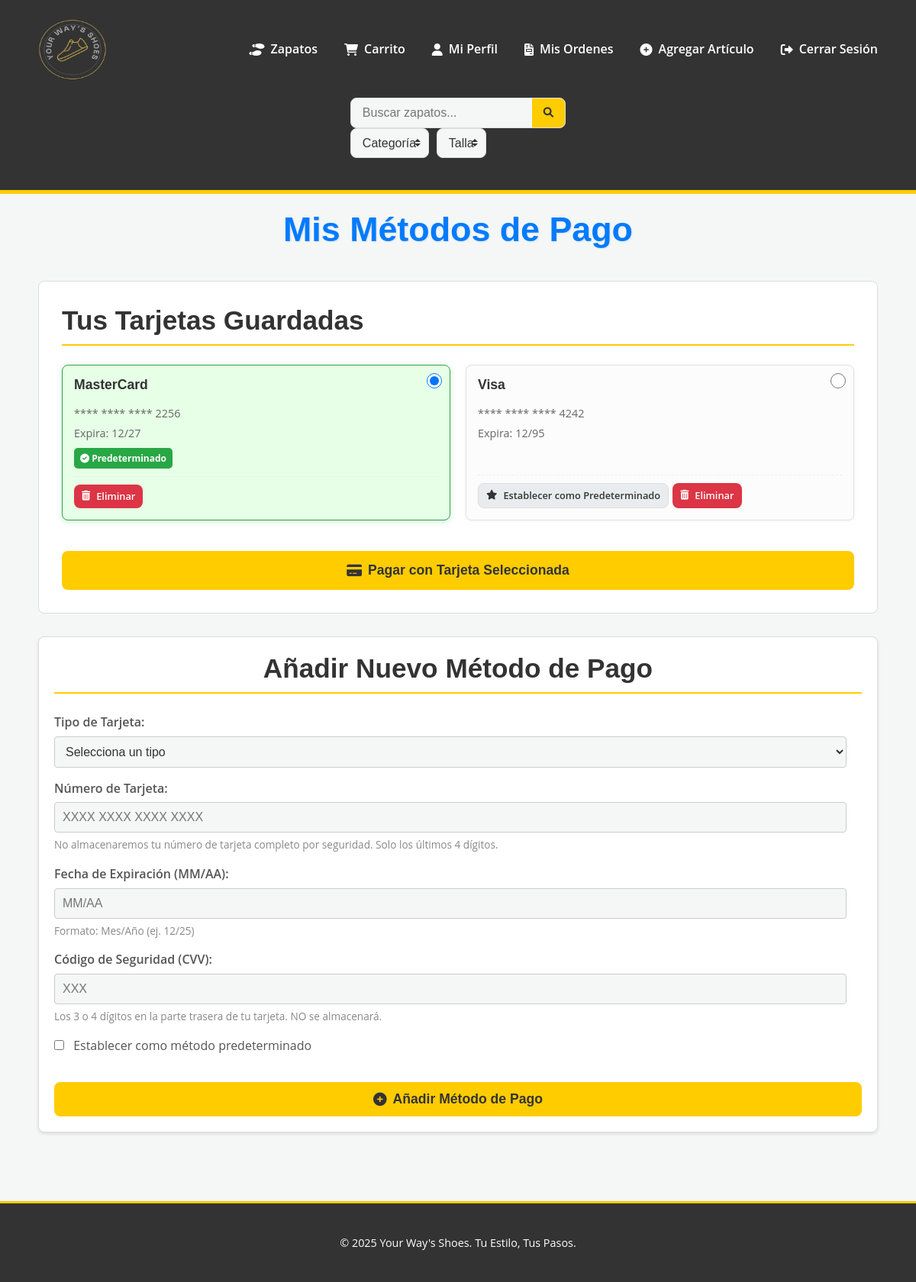
Page /metodo_pago.php (signed in) on the committed database.
### tables this page shows
CREATE TABLE `metodos_pago` (
  `id` int(11) NOT NULL,
  `usuario_id` int(11) NOT NULL,
  `tipo_tarjeta` varchar(50) NOT NULL,
  `ultimos_cuatro_digitos` varchar(4) NOT NULL,
  `mes_expiracion` int(2) NOT NULL,
  `año_expiracion` int(4) NOT NULL,
  `token_pago` varchar(255) DEFAULT NULL,
  `predeterminado` tinyint(1) DEFAULT 0,
  `fecha_creacion` timestamp NOT NULL DEFAULT current_timestamp()
);

### metodo_pago.php (the view, shortened to what this page needs)
<?php
require_once 'db_connection.php';
$usuario_id = $_SESSION['usuario_id'];
$metodos_pago = [];
try {
    $stmt = $pdo->prepare("SELECT id, tipo_tarjeta, ultimos_cuatro_digitos, mes_expiracion, año_expiracion, predeterminado FROM metodos_pago WHERE usuario_id = ? ORDER BY predeterminado DESC, fecha_creacion DESC");
    $stmt->execute([$usuario_id]);
    $metodos_pago = $stmt->fetchAll(PDO::FETCH_ASSOC);
} catch (PDOException $e) {
    $mensaje = "<div class='error-message'>Error al cargar métodos de pago: " . $e->getMessage() . "</div>";
    error_log("Error al cargar métodos de pago: " . $e->getMessage());
}
?>
<!DOCTYPE html>
<html lang="es">
<head>
    <link rel="stylesheet" href="style.css">
    <link rel="stylesheet" href="https://cdnjs.cloudflare.com/ajax/libs/font-awesome/6.0.0-beta3/css/all.min.css">
</head>
<body>
    <?php include 'header.php'; ?>
    <main class="container">
        <h1>Mis Métodos de Pago</h1>
        <section class="payment-methods-list card">
            <?php if (empty($metodos_pago)): ?>
                <p>No tienes ningún método de pago guardado. Por favor, añade uno a continuación.</p>
            <?php else: ?>
                <h2>Tus Tarjetas Guardadas</h2>
                <form action="metodo_pago.php" method="POST" class="select-payment-form">
                    <div class="payment-methods-grid">
                        <?php foreach ($metodos_pago as $metodo): ?>
                            <div class="payment-method-item <?php echo $metodo['predeterminado'] ? 'default-method' : ''; ?>">
                                <input type="radio"
                                            id="metodo_<?php echo htmlspecialchars($metodo['id']); ?>"
                                            name="metodo_pago_seleccionado"
                                            value="<?php echo htmlspecialchars($metodo['id']); ?>"
                                            <?php echo $metodo['predeterminado'] ? 'checked' : ''; ?>
                                            required>
                                <label for="metodo_<?php echo htmlspecialchars($metodo['id']); ?>">
                                    <h3><?php echo htmlspecialchars($metodo['tipo_tarjeta']); ?> </h3>
                                    <p>**** **** **** <?php echo htmlspecialchars($metodo['ultimos_cuatro_digitos']); ?></p>
                                    <p>Expira: <?php echo htmlspecialchars(sprintf('%02d', $metodo['mes_expiracion']) . '/' . substr($metodo['año_expiracion'], -2)); ?></p>
                                    <?php if ($metodo['predeterminado']): ?>
                                        <span class="default-badge"><i class="fas fa-check-circle"></i> Predeterminado</span>
                                    <?php endif; ?>
                                </label>
                                <div class="method-actions">
                                    <?php if (!$metodo['predeterminado']): ?>
                                        <a href="metodo_pago.php?accion=establecer_predeterminado&id=<?php echo htmlspecialchars($metodo['id']); ?>" class="btn btn-sm btn-secondary">
                                            <i class="fas fa-star"></i> Establecer como Predeterminado
                                        </a>
                                    <?php endif; ?>
                                    <a href="metodo_pago.php?accion=eliminar&id=<?php echo htmlspecialchars($metodo['id']); ?>" class="btn btn-sm btn-danger" onclick="return confirm('¿Estás seguro de que quieres eliminar este método de pago?');">
                                        <i class="fas fa-trash-alt"></i> Eliminar
                                    </a>
                                </div>
                            </div>
                        <?php endforeach; ?>
                    </div>
                    <button type="submit" class="btn btn-primary large-btn"><i class="fas fa-credit-card"></i> Pagar con Tarjeta Seleccionada</button>
                </form>
            <?php endif; ?>
        </section>
        <section class="add-payment-method-form card">
            <h2>Añadir Nuevo Método de Pago</h2>
            <form action="metodo_pago.php" method="POST">
                <div class="form-group">
                    <label for="tipo_tarjeta">Tipo de Tarjeta:</label>
                    <select id="tipo_tarjeta" name="tipo_tarjeta" required>
                        <option value="">Selecciona un tipo</option>
                    </select>
                </div>
                <div class="form-group">
                    <label for="numero_tarjeta">Número de Tarjeta:</label>
                    <input type="text" id="numero_tarjeta" name="numero_tarjeta"
                            maxlength="19" pattern="[0-9 ]{13,19}"
                            placeholder="XXXX XXXX XXXX XXXX" required
                            oninput="this.value = this.value.replace(/\D/g, '').replace(/(.{4})/g, '$1 ').trim();">
                    <small>No almacenaremos tu número de tarjeta completo por seguridad. Solo los últimos 4 dígitos.</small>
                </div>
                <div class="form-group">
                    <label for="fecha_expiracion">Fecha de Expiración (MM/AA):</label>
                    <input type="text" id="fecha_expiracion" name="fecha_expiracion"
                            maxlength="5" pattern="(0[1-9]|1[0-2])\/?([0-9]{2})"
                            placeholder="MM/AA" required
                            oninput="if(this.value.length === 2 && !this.value.includes('/')) this.value += '/';">
                    <small>Formato: Mes/Año (ej. 12/25)</small>
                </div>
                <div class="form-group">
                    <label for="cvv">Código de Seguridad (CVV):</label>
                    <input type="text" id="cvv" name="cvv"
                            maxlength="4" pattern="[0-9]{3,4}"
                            placeholder="XXX" required>
                    <small>Los 3 o 4 dígitos en la parte trasera de tu tarjeta. NO se almacenará.</small>
                </div>
                <div class="form-group checkbox-group">
                    <input type="checkbox" id="predeterminado" name="predeterminado">
                    <label for="predeterminado">Establecer como método predeterminado</label>
                </div>
                <button type="submit" class="btn btn-primary"><i class="fas fa-plus-circle"></i> Añadir Método de Pago</button>
            </form>
        </section>
    </main>
    <footer>
        <div class="container">
            <p>&copy; 2025 Your Way's Shoes. Tu Estilo, Tus Pasos.</p>
        </div>
    </footer>
</body>
</html>

### header.php (shortened to what this page needs)
<header>
    <div class="container">
        <div class="logo">
            <a href="index.php"><img src="your ways shoes.png" alt="Your Way's Shoes Logo" class="site-logo"></a>
        </div>
        <nav>
            <ul class="menu">
                <li><a href="index.php"><i class="fas fa-shoe-prints"></i> Zapatos</a></li>
                <li><a href="carrito.php"><i class="fas fa-shopping-cart"></i> Carrito</a></li>
                <?php if (isset($_SESSION['usuario_id'])): ?>
                    <li><a href="mi_perfil.php"><i class="fas fa-user"></i> Mi Perfil</a></li>
                    <li><a href="facturas.php"><i class="fas fa-file-invoice"></i> Mis Ordenes</a></li>
                    <?php if (isset($_SESSION['rol']) && $_SESSION['rol'] === 'admin'): ?>
                        <li><a href="agregar_articulo.php"><i class="fas fa-plus-circle"></i> Agregar Artículo</a></li>
                    <?php endif; ?>
                    <li><a href="logout.php"><i class="fas fa-sign-out-alt"></i> Cerrar Sesión</a></li>
                <?php else: ?>
                    <li><a href="login.php"><i class="fas fa-sign-in-alt"></i> Iniciar Sesión</a></li>
                    <li><a href="registro.php"><i class="fas fa-user-plus"></i> Registrarse</a></li>
                <?php endif; ?>
            </ul>
        </nav>
        <div class="header-search-filter-area">
            <form action="index.php" method="GET" class="search-filter-form">
                <div class="search-bar">
                    <input type="text" name="search_query" placeholder="Buscar zapatos..." value="<?php echo htmlspecialchars($_GET['search_query'] ?? ''); ?>">
                    <button type="submit"><i class="fas fa-search"></i></button>
                </div>
                <div class="filters">
                    <select id="category-filter" name="category">
                        <option value="">Categoría</option>
                    </select>
                    <select id="size-filter" name="size">
                        <option value="">Talla</option>
                    </select>
                    </div>
            </form>
        </div>
    </div>
</header>

### rows in the picture
metodos_pago: predeterminado "☑ MasterCard **** **** **** 225", tipo_tarjeta "MasterCard", ultimos_cuatro_digitos "2256", mes_expiracion+año_expiracion "12/27", shows "Predeterminado"
metodos_pago: predeterminado "☐ Visa **** **** **** 4242 Exp", tipo_tarjeta "Visa", ultimos_cuatro_digitos "4242", mes_expiracion+año_expiracion "12/95"
